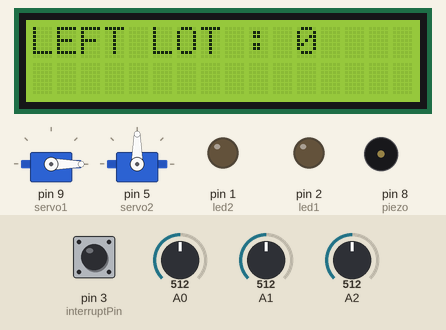
This sketch was run on a simulated Arduino Uno, built with avr-gcc and run on an emulated ATmega328P. Parts: 2 × servo, 16×2 character LCD, output pins drawn as LEDs (lit = HIGH), buzzer (waves = sounding). The inputs (shaded band) are chosen by the test bench; at power-on: A0 = 512, A1 = 512, A2 = 512, pin 3 (interruptPin) HIGH.

Above: at 1.2 s.
1.3 s: A0 set to 785
2.8 s: A0 set to 812
At 4.6 s:
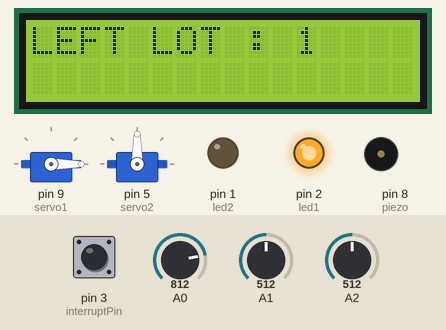
5.1 s: A1 set to 792
6.6 s: A1 set to 814
At 8.4 s:
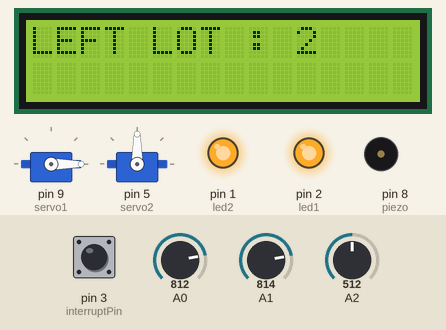
8.7 s: A2 set to 481
At 9.5 s:
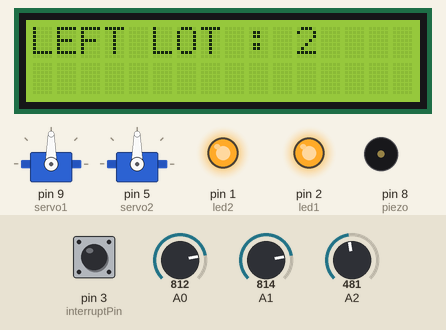
10.3 s: pin 3 (interruptPin) pulled LOW for 0.65 s
At 13.1 s:
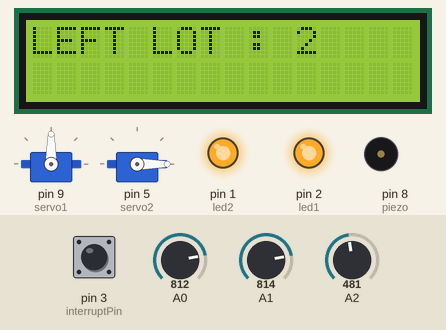
Timing chart, 0 to 14.6 s (numbered marks = the images above; inputs shaded):
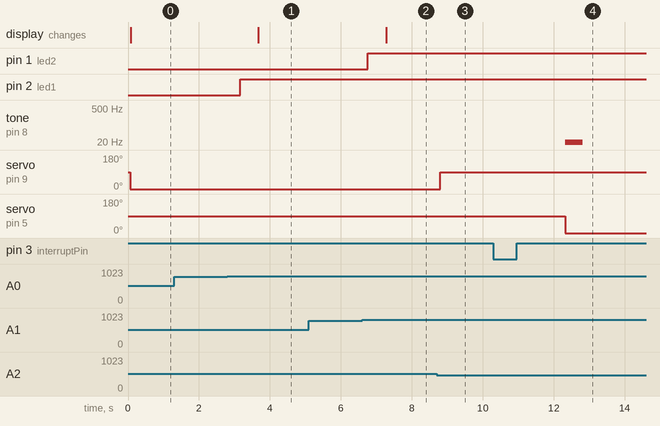

The sketch:

main.ino
```cpp
#include <Servo.h>
#include <MsTimer2.h>
#include <LiquidCrystal.h>

#define interruptPin 3

LiquidCrystal lcd(4, 6, 10, 11, 12, 13);
Servo servo1;
Servo servo2;

//주차장 상태를 나타내는 변수
int state1;
int state2;

//요금을 받았는지를 나타내는 변수
int state3 =0;

//주차 상태를 나타내는 led
int led1 = 2;
int led2 = 1;

//주차가 되었는지 감지하는 센서 변수
int CDSValue1;
int CDSValue2;

//주차장 남은 자리를 나타내는 변수
int s;

//출차주의 알림을 위한 피에조 부저
int piezo = 8;

void setup(){

  servo1.attach(9);
  servo2.attach(5);
  pinMode(led1, OUTPUT);
  pinMode(led2, OUTPUT);
  lcd.begin(16,2);

  //주차정산 후 버튼을 누르면 발생하는 외부 인터럽트
  pinMode(interruptPin, INPUT_PULLUP);
  attachInterrupt(digitalPinToInterrupt(interruptPin), abc ,FALLING);

  //실시간 주차장 조회를 위한 타임인터럽트
  MsTimer2::set(50,CDS);
  MsTimer2::start();

}

void loop(){
//주차자리에 있는조도센서로 읽어들인 아날로그 값
  CDSValue1 = analogRead(A0);
  CDSValue2 = analogRead(A1);

//입구에 있는 조도센서로 읽어들인 아날로그 값
int CDSValue3 = analogRead(A2);

//입구에 차가 감지되었을 때 차단기 열림, 단 주차장이 만원이면 열리지 않음
  if((CDSValue3<500)&&((state1)||(state2))){
    servo1.write(90);
    delay(2000);
  }
  else
    servo1.write(0);

  delay(10);

  //주차장 남은 여석 집계
  s = state1 + state2;

 //주차장 남은 여석 모니터에 표시
  lcd.clear();
  lcd.setCursor(0,0);
  lcd.print("LEFT LOT : ");
  lcd.print(s);
  delay(500);

//요금이 정산된 상태일 때 출구의 차단기가 열리고 출차 주의를 알리는 소리 발생
if(state3==1){
   servo2.write(90);
  delay(1000);
  servo2.write(0);
 tone(piezo,1);
 delay(500);
 noTone(piezo);
  state3=0;
}
else
state3=0;
}

/*  */
//외부 인터럽트 발생시 호출되는 함수
void abc(){
 state3 = 1;
}

//타임 인터럽트 발생시 호출되는 함수
void CDS(){
  //차가 조도 센서를 가려서 연결된 저항의 전압이 낮아지게 되면 주차가 되었음으로 인식하고 led꺼짐 및 상태변수 변화
  if(CDSValue1<800){
    state1=0;
    digitalWrite(led1,LOW);
  }
  else { //주차되었던 차량이 나가고 빛이 들어오면 주차장이 비었음으로 인식하고 led 켜짐 및 상태변수 변화
  state1=1;
    digitalWrite(led1, HIGH);
  }
  //2번 자리도 같은 방법
  if(CDSValue2<800){
    state2=0;
    digitalWrite(led2,LOW);
  }
  else {
  state2=1;
    digitalWrite(led2,HIGH);
  }
}
```

Measured:
- the behaviour switches between 799 and 800 on A0 (found by bisection; images 0 and 1)
- the behaviour switches between 799 and 800 on A1 (found by bisection; images 1 and 2)
- the behaviour switches between 500 and 499 on A2 (found by bisection; images 2 and 3)
- after the input at 1.3 s, every drawn part: stays the same
- after the input at 2.8 s, pin 2 (led1): LOW → HIGH after 0.36 s; the display: changes after 0.88 s (image 1)
- after the input at 5.1 s, every drawn part: stays the same
- after the input at 6.6 s, pin 1 (led2): LOW → HIGH after 0.16 s; the display: changes after 0.68 s (image 2)
- after the input at 8.7 s, servo on pin 9 (servo1): 0° → 90° after 0.11 s
- after the input at 10.3 s, tone on pin 8 (piezo): silent → 1 Hz after 2.0 s, → silent 0.50 s later; servo on pin 5 (servo2): 90° → 0° after 2.0 s
